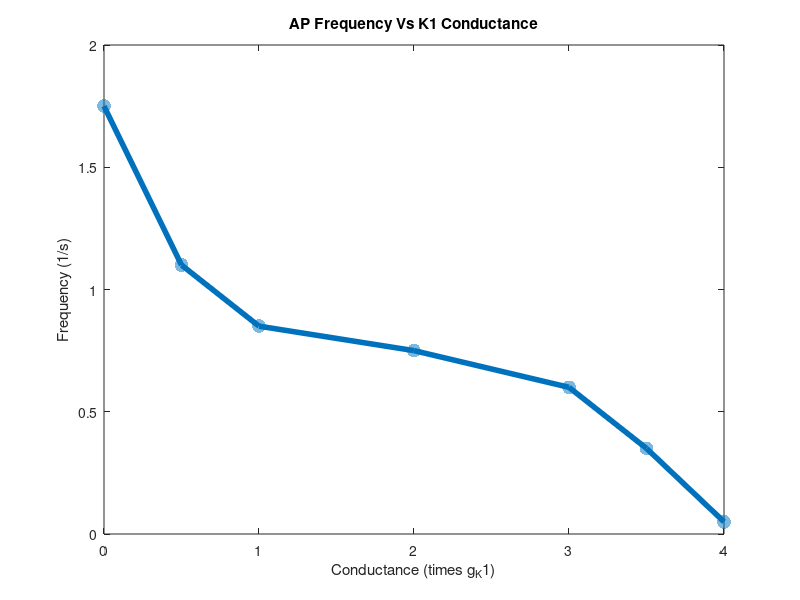

The MATLAB script that drew this image: (Note: this script raises an error after producing the figure.)





% For finding maxima / minima over time interval

t_range = 20000;
% [maxima, maxIdx] = findpeaks(Vm(1:t_range));
% length(maxima)

% plot(t(1:t_range), Vm(1:t_range));

%  Plot g_k1 against peak frequency
g_k1 = 19.1925;
conductance = [0, .5, 1, 2, 3, 3.5 ,4];
time_range = 20;
peaks = [35, 22 ,17, 15, 12, 7, 1];
frequency = peaks / time_range;

plot(conductance, frequency, "LineWidth", 4);
hold on;
scatter(conductance, frequency, 100, "filled", "MarkerFaceAlpha", .5);
title("AP Frequency Vs K1 Conductance");
xlabel("Conductance (times g_K1)");
ylabel("Frequency (1/s)");

ax = gca;
ax.FontSize = 20; 
ax.TitleFontSizeMultiplier = 2;
ax.LineWidth = 3;
